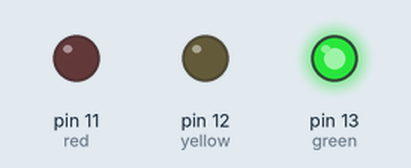
Recording of a sketch running on a simulated Arduino Uno, built with avr-gcc and run on an emulated ATmega328P. Parts: output pins drawn as LEDs (lit = HIGH).

Above: at 1.0 s.
At 5.0 s:
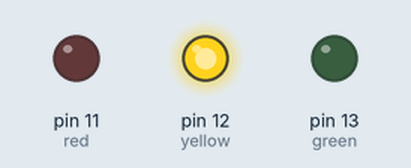
At 9.0 s:
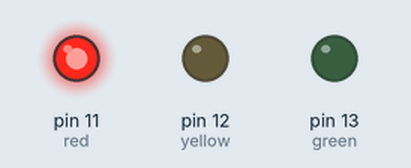
At 11.0 s:
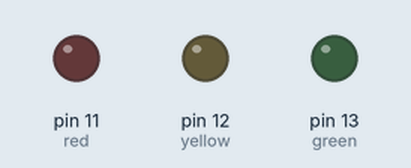
Timing chart, 0 to 15.6 s (numbered marks = the images above):
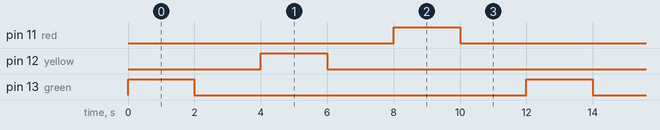

Measured:
- by itself, pin 11 (red), pin 12 (yellow), pin 13 (green): alternates HIGH for 2.0 s and LOW for 10.0 s
- by itself, everything shown: repeats every 12.0 s, in 6 steps

The sketch:

on_off_sequence_for.ino
```cpp
int green=13;
int yellow=12;
int red=11;
int button=7; //pushbutton

void setup() {
pinMode(green, OUTPUT);
pinMode(yellow,OUTPUT);
pinMode(red, OUTPUT);
pinMode(button, INPUT);
}

void loop() {
 for(int i=13; i>=11 ; i--){
digitalWrite(i, HIGH);
delay(2000);
digitalWrite(i, LOW);
delay(2000);


 }


 }
```
